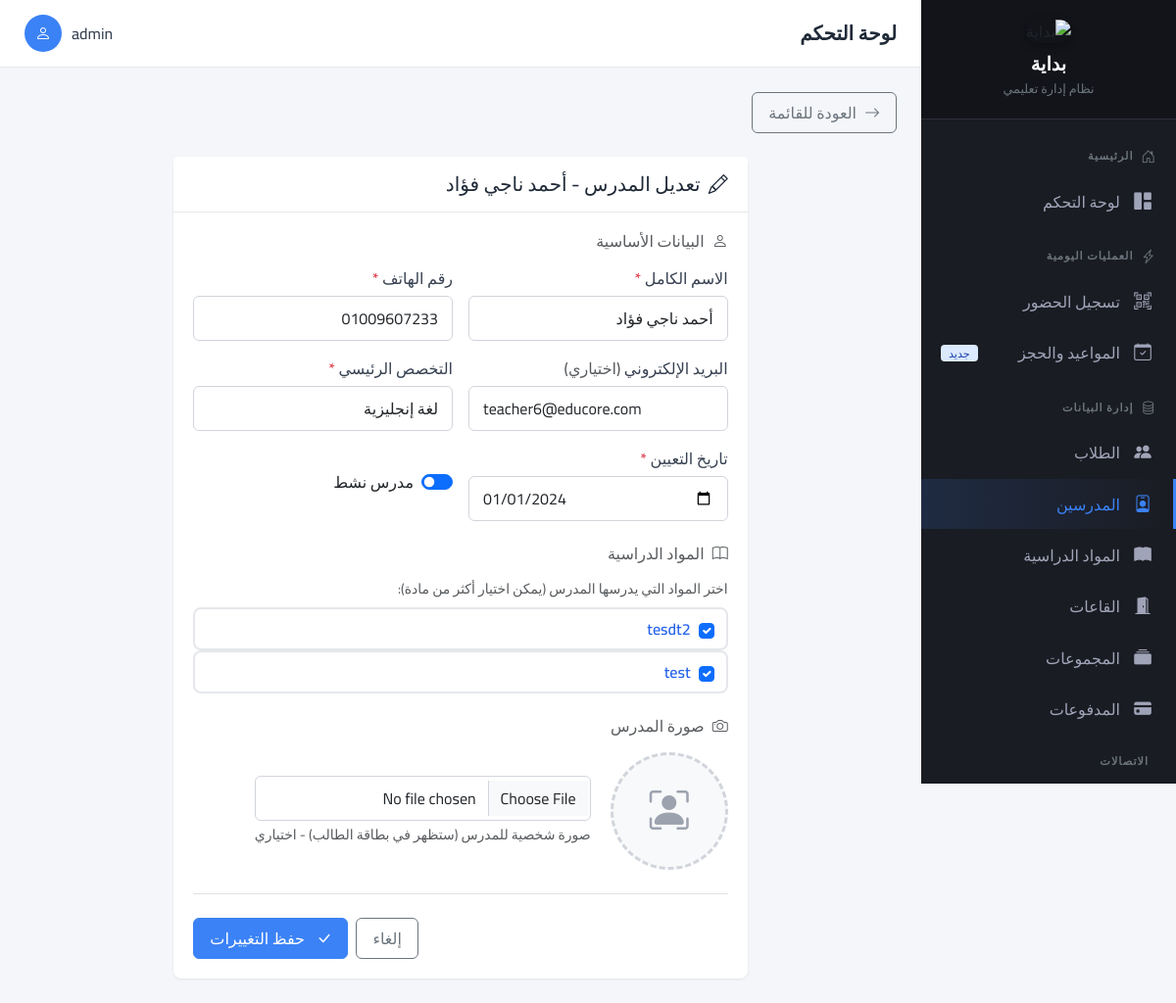
Page /teachers/6/edit/ (signed in) on the committed database.
### apps/accounts/models.py (models this page shows, shortened)
class User(AbstractUser):
    ROLE_CHOICES = [
        ('admin', 'مدير النظام'),
        ('supervisor', 'مشرف الحضور'),
        ('teacher', 'مدرس'),
    ]
    user_id = models.AutoField(primary_key=True)
    role = models.CharField(
        max_length=20,
        choices=ROLE_CHOICES,
        default='supervisor',
        verbose_name='الدور'
    )
    phone = models.CharField(
        max_length=17,
        blank=True,
        verbose_name='رقم الهاتف'
    )
    is_active = models.BooleanField(default=True)
    created_at = models.DateTimeField(auto_now_add=True)
    updated_at = models.DateTimeField(auto_now=True)
    class Meta:
        db_table = 'users'
        verbose_name = 'مستخدم'
        verbose_name_plural = 'المستخدمين'

### apps/teachers/models.py (models this page shows, shortened)
class Teacher(models.Model):
    teacher_id = models.AutoField(primary_key=True)
    full_name = models.CharField(max_length=255, verbose_name="اسم المدرس")
    phone = models.CharField(max_length=17, verbose_name="رقم الهاتف")
    email = models.EmailField(
        blank=True,
        null=True,
        unique=True,
        verbose_name="البريد الإلكتروني",
        help_text="حقل اختياري"
    )
    subjects = models.ManyToManyField(
        Subject,
        blank=True,
        related_name='teachers',
        verbose_name="التخصصات / المواد"
    )
    specialization = models.CharField(
        max_length=100,
        blank=True,
        verbose_name="التخصص (قديم)"
    )
    photo = models.ImageField(
        upload_to='teachers/photos/',
        blank=True,
        null=True,
        verbose_name="الصورة الشخصية",
        help_text="ضرورية لطباعة ظهر كارنيه الطالب"
    )
    hire_date = models.DateField(verbose_name="تاريخ التعيين")
    is_active = models.BooleanField(default=True, verbose_name="نشط")
    created_at = models.DateTimeField(auto_now_add=True)
    updated_at = models.DateTimeField(auto_now=True)
    class Meta:
        db_table = 'teachers'
        verbose_name = 'مدرس'
        verbose_name_plural = 'المدرسين'
        ordering = ['full_name']

class Subject(models.Model):
    name = models.CharField(max_length=100, unique=True, verbose_name="اسم المادة")
    class Meta:
        db_table = 'subjects'
        verbose_name = 'مادة دراسية'
        verbose_name_plural = 'المواد الدراسية'
        ordering = ['name']
    def __str__(self):
        return self.name

### apps/teachers/views.py (the view)
# urls.py: path('<int:teacher_id>/edit/', views.teacher_update, name='update'),
@login_required
def teacher_update(request, teacher_id):
    teacher = get_object_or_404(Teacher, pk=teacher_id)
    if request.method == 'POST':
        form = TeacherForm(request.POST, request.FILES, instance=teacher)
        if form.is_valid():
            form.save()
            messages.success(request, 'تم تحديث بيانات المدرس بنجاح')
            return redirect('teachers:detail', teacher_id=teacher_id)
    else:
        form = TeacherForm(instance=teacher)
    return render(request, 'teachers/form.html', {'form': form, 'teacher': teacher})

### templates/teachers/form.html (shortened to what this page needs)
{% extends 'base.html' %}
{% block content %}
<div class="mb-4">
    <a href="{% url 'teachers:list' %}" class="btn btn-outline-secondary">
        <i class="bi bi-arrow-right me-2"></i>العودة للقائمة
    </a>
</div>
<div class="row justify-content-center">
    <div class="col-md-8">
        <div class="card">
            <div class="card-header">
                <h5 class="mb-0">
                    {% if teacher %}
                    <i class="bi bi-pencil me-2"></i>تعديل المدرس - {{ teacher.full_name }}
                    {% else %}
                    <i class="bi bi-person-plus me-2"></i>إضافة مدرس جديد
                    {% endif %}
                </h5>
            </div>
            <div class="card-body">
                <form method="post" enctype="multipart/form-data">
                    <h6 class="text-muted mb-3"><i class="bi bi-person me-2"></i>البيانات الأساسية</h6>
                    <div class="row g-3 mb-4">
                        <div class="col-md-6">
                            <label class="form-label">الاسم الكامل <span class="text-danger">*</span></label>
                            {{ form.full_name }}
                        </div>
                        <div class="col-md-6">
                            <label class="form-label">رقم الهاتف <span class="text-danger">*</span></label>
                            {{ form.phone }}
                        </div>
                        <div class="col-md-6">
                            <label class="form-label">البريد الإلكتروني <span class="text-muted">(اختياري)</span></label>
                            {{ form.email }}
                        </div>
                        <div class="col-md-6">
                            <label class="form-label">التخصص الرئيسي <span class="text-danger">*</span></label>
                            {{ form.specialization }}
                        </div>
                        <div class="col-md-6">
                            <label class="form-label">تاريخ التعيين <span class="text-danger">*</span></label>
                            {{ form.hire_date }}
                        </div>
                        <div class="col-md-6">
                            <div class="form-check form-switch mt-4">
                                {{ form.is_active }}
                                <label class="form-check-label">مدرس نشط</label>
                            </div>
                        </div>
                    </div>
                    <h6 class="text-muted mb-3"><i class="bi bi-book me-2"></i>المواد الدراسية</h6>
                    <div class="mb-4">
                        <p class="text-muted small mb-2">اختر المواد التي يدرسها المدرس (يمكن اختيار أكثر من مادة):</p>
                        <div class="subjects-grid">
                            {% for checkbox in form.subjects %}
                            <label class="subject-checkbox">
                                {{ checkbox.tag }}
                                <span>{{ checkbox.choice_label }}</span>
                            </label>
                            {% empty %}
                            <p class="text-muted text-center py-2 mb-0">
                                لا توجد مواد متاحة. أضف المواد أولاً من لوحة الإدارة.
                            </p>
                            {% endfor %}
                        </div>
                    </div>
                    <h6 class="text-muted mb-3"><i class="bi bi-camera me-2"></i>صورة المدرس</h6>
                    <div class="mb-4">
                        <div class="photo-upload-area">
                            {% if teacher and teacher.photo %}
                            <img src="{{ teacher.photo.url }}" alt="صورة المدرس" class="photo-preview" id="photoPreview">
                            {% else %}
                            <div id="photoPlaceholder" class="d-flex align-items-center justify-content-center bg-light rounded-circle"
                                 style="width: 120px; height: 120px; border: 3px dashed #d1d5db;">
                                <i class="bi bi-person-bounding-box" style="font-size: 2.5rem; color: #9ca3af;"></i>
                            </div>
                            {% endif %}
                            <div>
                                {{ form.photo }}
                                <div class="form-text">صورة شخصية للمدرس (ستظهر في بطاقة الطالب) - اختياري</div>
                            </div>
                        </div>
                    </div>
                    <div class="border-top mt-4 pt-4">
                        <div class="d-flex gap-2 justify-content-end">
                            <a href="{% url 'teachers:list' %}" class="btn btn-outline-secondary">إلغاء</a>
                            <button type="submit" class="btn btn-primary">
                                <i class="bi bi-check-lg me-2"></i>
                                {% if teacher %}حفظ التغييرات{% else %}إضافة المدرس{% endif %}
                            </button>
                        </div>
                    </div>
                </form>
            </div>
        </div>
    </div>
</div>
{% endblock %}

### templates/base.html (shortened to what this page needs)
<!DOCTYPE html>
<html lang="ar" dir="rtl">
<head>
    <link href="https://cdn.jsdelivr.net/npm/bootstrap@5.3.2/dist/css/bootstrap.rtl.min.css" rel="stylesheet">
    <link rel="stylesheet" href="https://cdn.jsdelivr.net/npm/bootstrap-icons@1.11.1/font/bootstrap-icons.css">
</head>
<body>
    <aside class="sidebar" id="sidebar">
        <div class="sidebar-header">
            <img src="https://quant1.b-cdn.net/R3TXa5heKSHw.jpeg" alt="بداية" class="sidebar-logo">
            <h4>بداية</h4>
            <span>نظام إدارة تعليمي</span>
        </div>
        <nav class="sidebar-menu">
            <div class="menu-section">
                <div class="menu-header">
                    <i class="bi bi-house-door"></i>
                    الرئيسية
                </div>
                <a href="{% url 'reports:dashboard' %}" class="menu-item {% if request.resolver_match.namespace == 'reports' and request.resolver_match.url_name == 'dashboard' %}active{% endif %}">
                    <i class="bi bi-grid-1x2-fill"></i>
                    <span>لوحة التحكم</span>
                </a>
            </div>
            <div class="menu-section">
                <div class="menu-header">
                    <i class="bi bi-lightning-charge"></i>
                    العمليات اليومية
                </div>
                <a href="{% url 'attendance:scanner' %}" class="menu-item {% if request.resolver_match.url_name == 'scanner' %}active{% endif %}">
                    <i class="bi bi-qr-code-scan"></i>
                    <span>تسجيل الحضور</span>
                </a>
                <a href="{% url 'teachers:booking_search' %}" class="menu-item {% if 'booking' in request.resolver_match.url_name %}active{% endif %}">
                    <i class="bi bi-calendar-check"></i>
                    <span>المواعيد والحجز</span>
                    <span class="badge bg-primary">جديد</span>
                </a>
            </div>
            <div class="menu-section">
                <div class="menu-header">
                    <i class="bi bi-database"></i>
                    إدارة البيانات
                </div>
                <a href="{% url 'students:list' %}" class="menu-item {% if request.resolver_match.namespace == 'students' %}active{% endif %}">
                    <i class="bi bi-people-fill"></i>
                    <span>الطلاب</span>
                </a>
                <a href="{% url 'teachers:list' %}" class="menu-item {% if request.resolver_match.namespace == 'teachers' and 'room' not in request.resolver_match.url_name and 'group' not in request.resolver_match.url_name and 'subject' not in request.resolver_match.url_name %}active{% endif %}">
                    <i class="bi bi-person-badge"></i>
                    <span>المدرسين</span>
                </a>
                <a href="{% url 'teachers:subject_list' %}" class="menu-item {% if 'subject' in request.resolver_match.url_name %}active{% endif %}">
                    <i class="bi bi-book-fill"></i>
                    <span>المواد الدراسية</span>
                </a>
                <a href="{% url 'teachers:room_list' %}" class="menu-item {% if 'room' in request.resolver_match.url_name %}active{% endif %}">
                    <i class="bi bi-door-open-fill"></i>
                    <span>القاعات</span>
                </a>
                <a href="{% url 'teachers:group_list' %}" class="menu-item {% if 'group' in request.resolver_match.url_name %}active{% endif %}">
                    <i class="bi bi-collection-fill"></i>
                    <span>المجموعات</span>
                </a>
                <a href="{% url 'payments:list' %}" class="menu-item {% if request.resolver_match.namespace == 'payments' %}active{% endif %}">
                    <i class="bi bi-credit-card-fill"></i>
                    <span>المدفوعات</span>
                </a>
            </div>
            <div class="menu-section">
                <div class="menu-header">
                    الاتصالات
                </div>
                <a href="{% url 'notifications:whatsapp_dashboard' %}" class="menu-item {% if 'whatsapp' in request.path %}active{% endif %}">
                </a>
            </div>
        </nav>
    </aside>
    <div class="main-wrapper">
        <header class="top-header">
            <div class="d-flex align-items-center">
                <h1 class="page-title">{% block page_title %}لوحة التحكم{% endblock %}</h1>
            </div>
            {% if user.is_authenticated %}
            <div class="user-info">
                <span class="user-name">{{ user.get_full_name|default:user.username }}</span>
                <div class="user-avatar">
                    <i class="bi bi-person"></i>
                </div>
            </div>
            {% endif %}
        </header>
        <main class="content-area">
            {% block content %}{% endblock %}
        </main>
    </div>
</body>
</html>

### rows in the picture
User: get_full_name "admin"
Teacher: full_name "أحمد ناجي فؤاد", phone "01009607233", email "teacher6@educore.com", specialization "لغة إنجليزية", hire_date "01/01/2024", is_active "☑"
Subject: choice_label "tesdt2"
Subject: choice_label "test"
